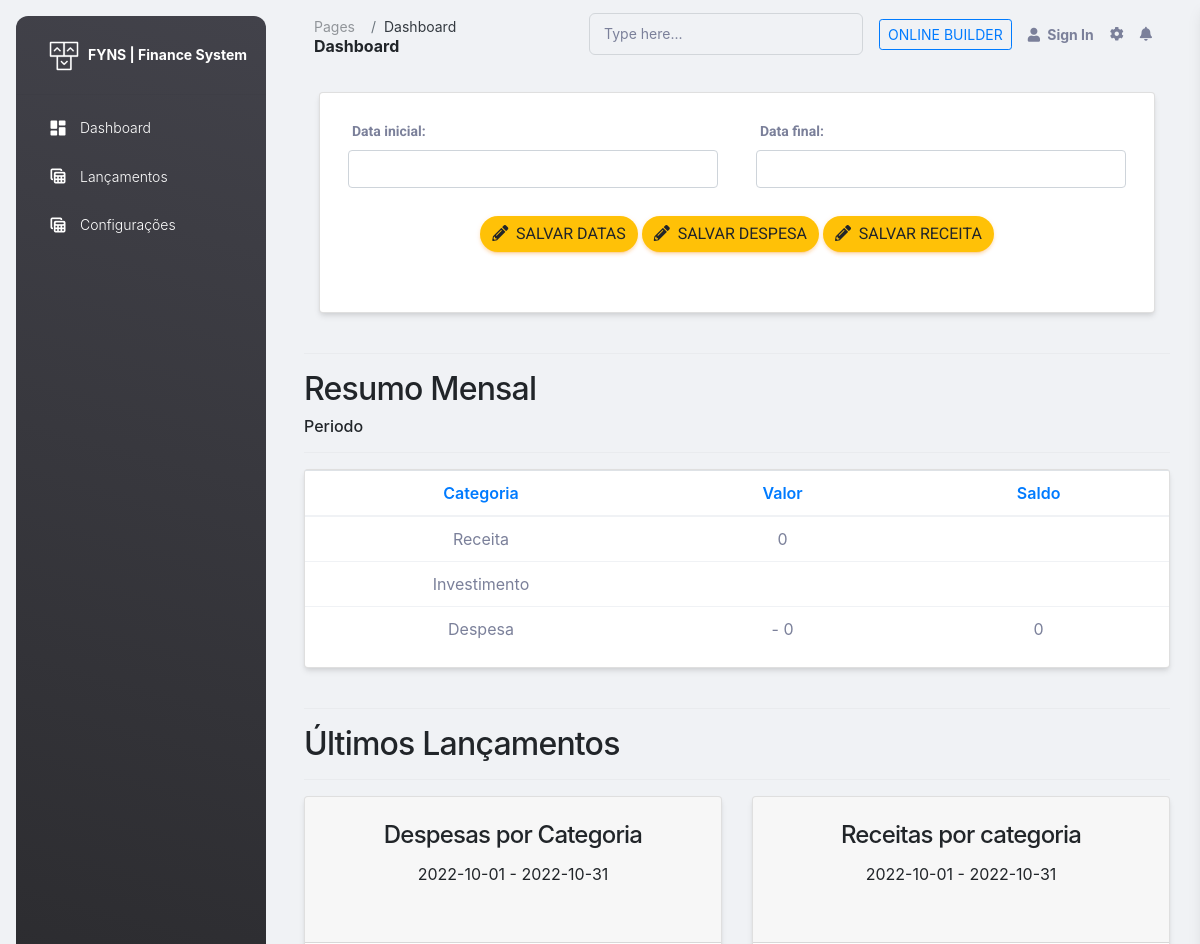
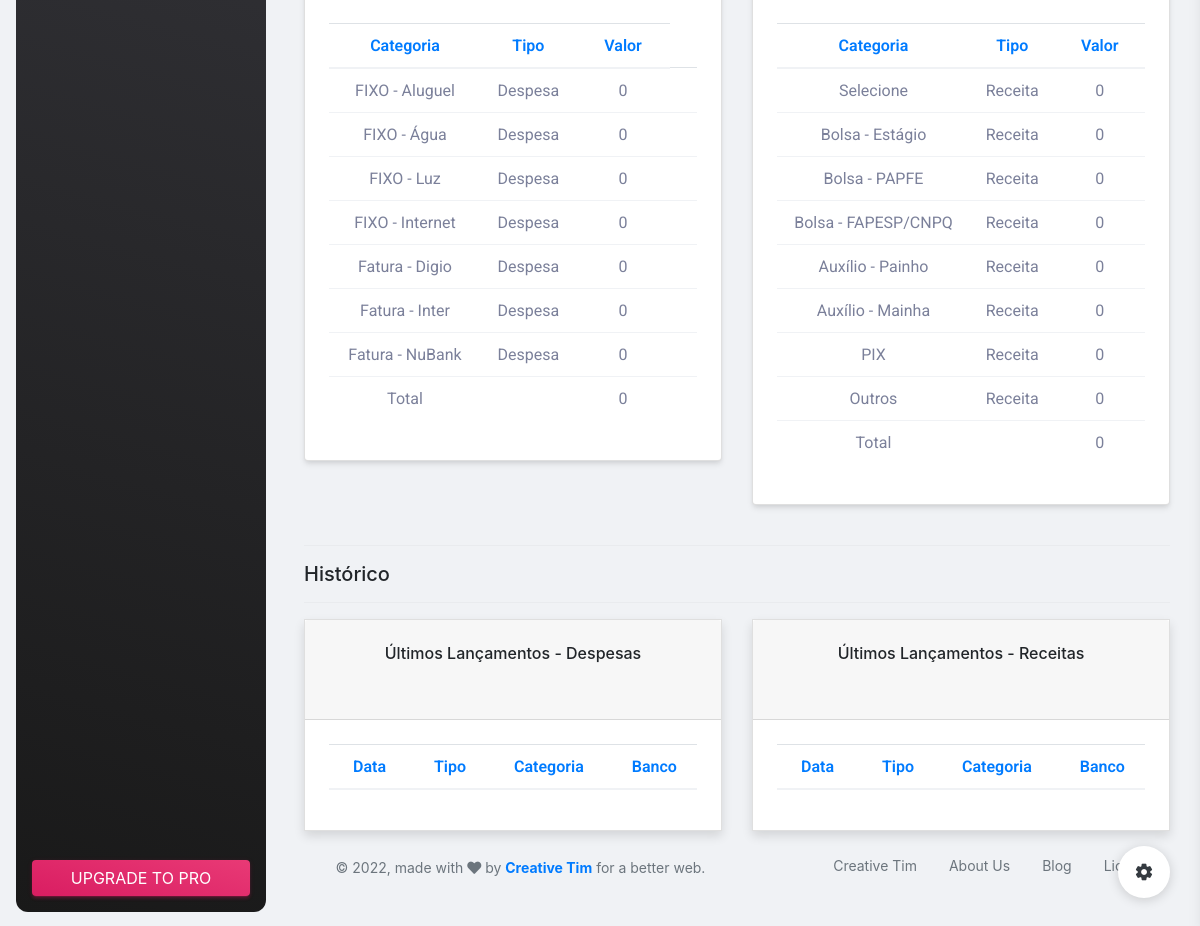
Page /index.php/dashboard/index2 on the committed database (2 pictures, top to bottom).
### tables this page shows
CREATE TABLE IF NOT EXISTS `categoria_despesas` (
  `id` int(11) NOT NULL AUTO_INCREMENT,
  `nome` varchar(100),
  PRIMARY KEY (`id`)
);

CREATE TABLE IF NOT EXISTS `categoria_receitas` (
  `id` int(11) NOT NULL AUTO_INCREMENT,
  `nome` varchar(100),
  PRIMARY KEY (`id`)
);

### application/views/dashboard/dashboard2.php (the view, shortened to what the rows shown need)
<div class="container-fluid py-4">
  <div class="container-fluid">
  <br>
    <h2>Resumo Mensal</h2>
  <div id="" class="row">
    <div class="col-md-12">
      <div class="card">
        <div class="table-responsive">
          <table class="table tablesorter " id="">
            <thead class=" text-primary">
              <tr>
                <th class="text-center">
                  Categoria
                </th>
                <th class="text-center">
                  Valor
                </th>
                <th class="text-center">
                  Saldo
                </th>
              </tr>
            </thead>
          </table>
        </div>
      </div>
    </div>
  </div>
    <br>
    <h2>Últimos Lançamentos</h2>
    <div class="row">
      <div class="col-lg-6 col-md-12">
        <div class="card">
          <div class="card-body text-center">
            <div class="table-responsive">
                <table class="table tablesorter " id="">
                  <thead class=" text-primary">
                    <tr>
                      <th class="text-center">
                          Categoria
                      </th>
                      <th class="text-center">
                        Tipo
                      </th>
                      <th class="text-center">
                        Valor
                      </th>
                    </tr>
                  </thead>
                  <tbody>
                    <?php
                    foreach ($categorias_despesas as $categoria) {
                      echo '<tr>';
                      echo '<td class="text-center">';
                      echo ''.$categoria->nome.'';
                      echo '</td>';
                      echo '<td class="text-center">';
                      echo 'Despesa';
                      echo '</td>';
                      echo '<td class="text-center">';
                      $val = 0;
                      echo ''.$val.'';
                      echo '</td>';
                      echo '<td>';
                      echo '</td>';
                      echo '</tr>';
                    }
                    ?>
                  </tbody>
                </table>
              </div>
          </div>
        </div>
      </div>
      <div class="col-lg-6 col-md-12">
        <div class="card">
          <div class="card-body text-center">
            <div class="table-responsive">
                <table class="table tablesorter " id="">
                  <thead class=" text-primary">
                    <tr>
                      <th class="text-center">
                          Categoria
                      </th>
                      <th class="text-center">
                        Tipo
                      </th>
                      <th class="text-center">
                        Valor
                      </th>
                    </tr>
                  </thead>
                  <tbody>
                    <?php
                    foreach ($categorias_receitas as $categoria) {
                      echo '<tr>';
                      echo '<td class="text-center">';
                      echo ''.$categoria->nome.'';
                      echo '</td>';
                      echo '<td class="text-center">';
                      echo 'Receita';
                      echo '</td>';
                      echo '<td class="text-center">';
                      $val = 0;
                      echo ''.$val.'';
                      echo '</td>';
                      echo '</tr>';
                    }
                    ?>
                  </tbody>
                </table>
              </div>
          </div>
        </div>
      </div>
    </div>
    <br>
    <div class="row">
      <div class="col-lg-6 col-md-12">
        <div class="card rounded-0 p-0 shadow-sm">
          <div class="card-body text-center">
            <div class="table-responsive">
                <table class="table tablesorter " id="">
                  <thead class=" text-primary">
                    <tr>
                    <th class="text-center">
                        Data
                      </th>
                      <th class="text-center">
                        Tipo
                      </th>
                      <th class="text-center">
                        Categoria
                      </th>
                      <th class="text-center">
                        Banco
                      </th>
                    </tr>
                  </thead>
                </table>
              </div>
          </div>
        </div>
      </div>
    <div class="col-lg-6 col-md-12">
      <div class="card rounded-0 p-0 shadow-sm">
        <div class="card-body text-center">
          <div class="table-responsive">
              <table class="table tablesorter " id="">
                <thead class=" text-primary">
                  <tr>
                  <th class="text-center">
                      Data
                    </th>
                    <th class="text-center">
                      Tipo
                    </th>
                    <th class="text-center">
                      Categoria
                    </th>
                    <th class="text-center">
                      Banco
                    </th>
                  </tr>
                </thead>
              </table>
            </div>
        </div>
      </div>
    </div>
</div>

### rows in the picture
categoria_despesas: nome "FIXO - Aluguel", val "0"
categoria_despesas: nome "FIXO - Água", val "0"
categoria_despesas: nome "FIXO - Luz", val "0"
categoria_despesas: nome "FIXO - Internet", val "0"
categoria_despesas: nome "Fatura - Digio", val "0"
categoria_despesas: nome "Fatura - Inter", val "0"
categoria_despesas: nome "Fatura - NuBank", val "0"
categoria_receitas: nome "Selecione", val "0"
categoria_receitas: nome "Bolsa - Estágio", val "0"
categoria_receitas: nome "Bolsa - PAPFE", val "0"
categoria_receitas: nome "Bolsa - FAPESP/CNPQ", val "0"
categoria_receitas: nome "Auxílio - Painho", val "0"
categoria_receitas: nome "Auxílio - Mainha", val "0"
categoria_receitas: nome "PIX", val "0"
categoria_receitas: nome "Outros", val "0"

### other values in the picture
$sum_receita_total "0"
$sum_desp_total "0"
$saldo "0"
$despesa_inicial "2022-10-01"
$despesa_final "2022-10-31"
$receita_inicial "2022-10-01"
$receita_final "2022-10-31"
